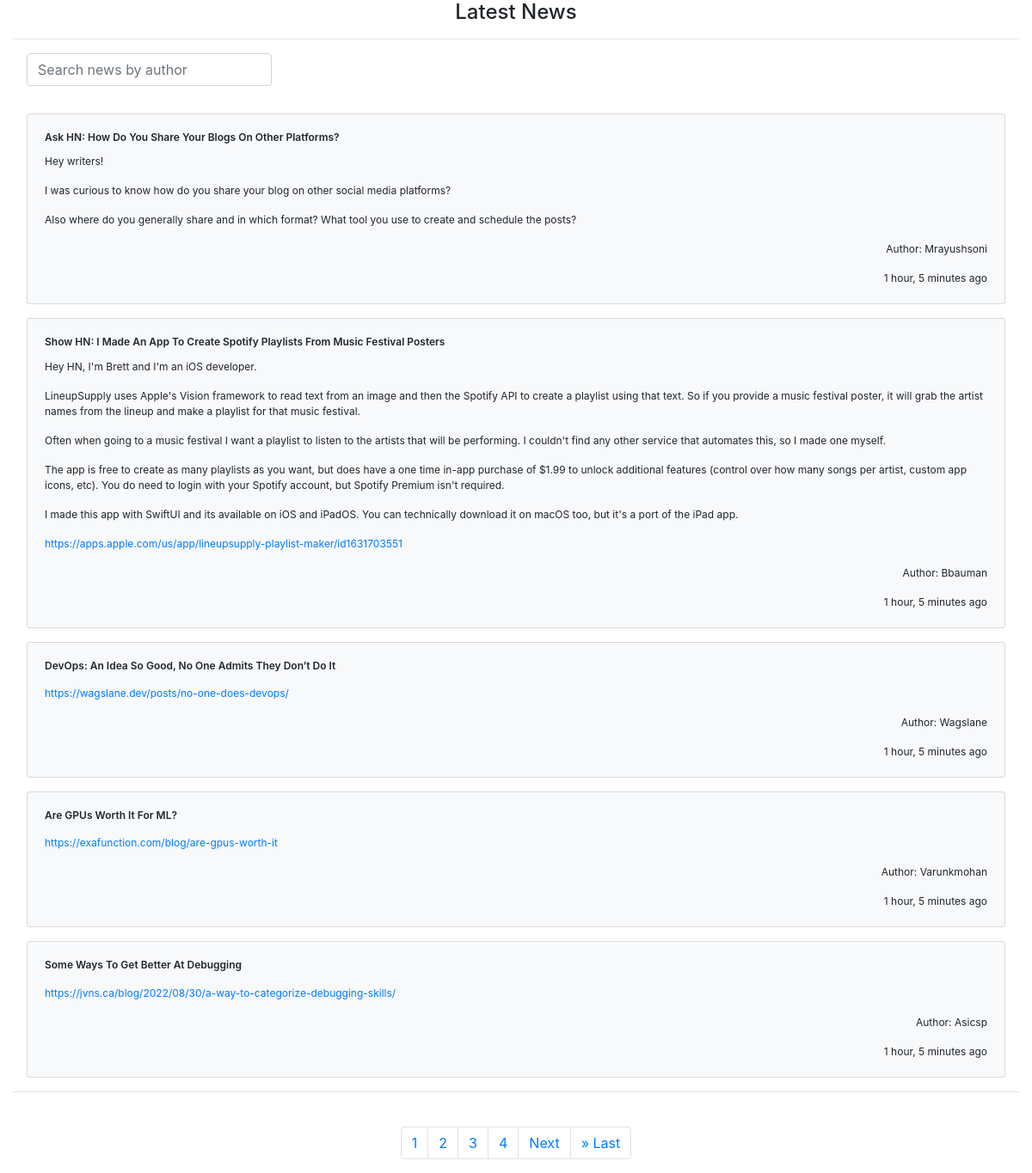
/api/v0/items/news/, run on an earlier commit of the app's database.
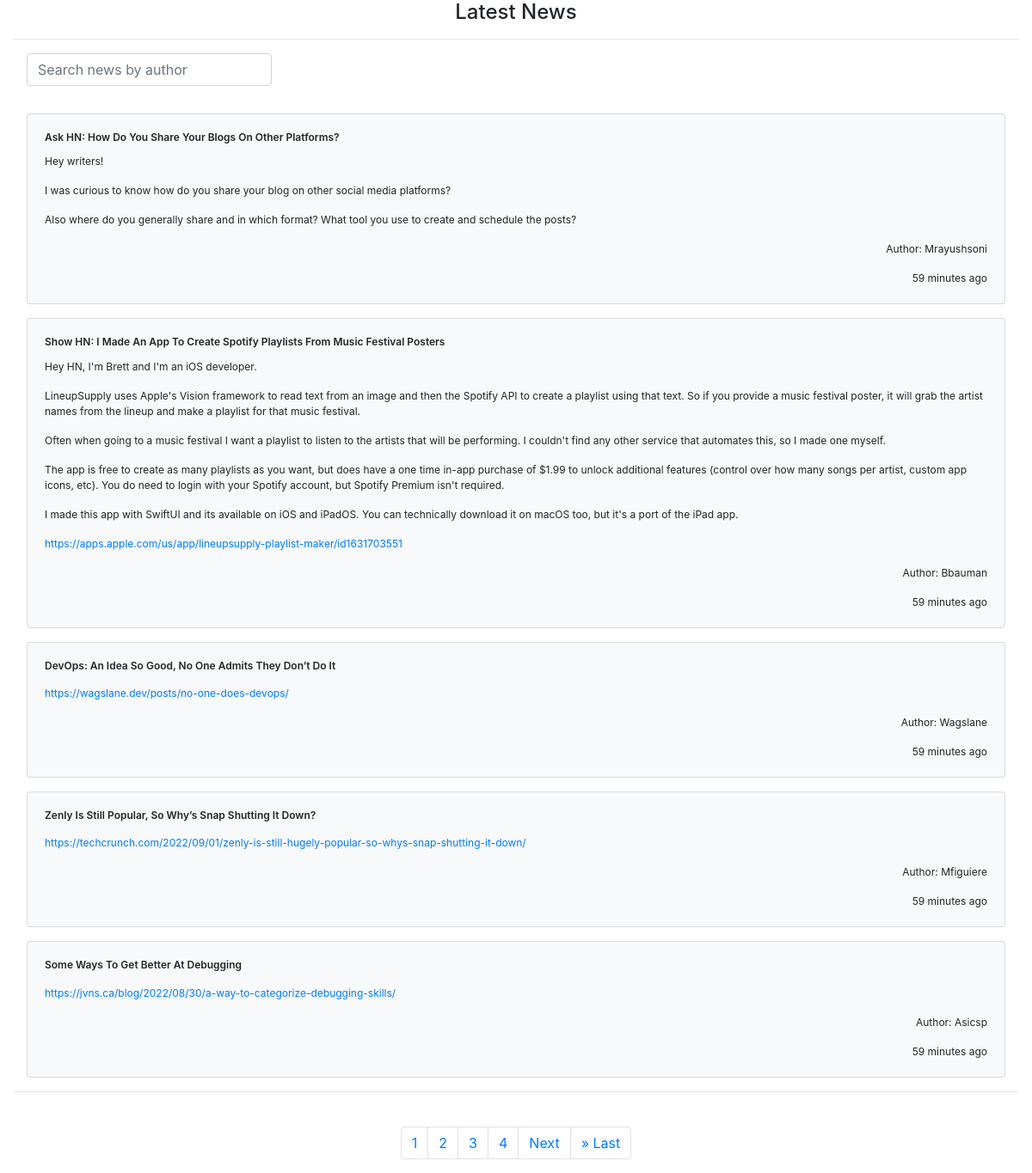
And on a later commit of the database.
### news/models.py (models this page shows, shortened)
class DemoNewsModel(models.Model):
    newsid = models.BigIntegerField(unique=True, primary_key=True)
    name = models.CharField(max_length=255, blank=True)
    relatedids = models.TextField(blank=True, null=True)
    score = models.IntegerField()
    title = models.CharField(max_length=255, blank=True)
    newstype = models.CharField(max_length=255, blank=True)
    descendants = models.IntegerField()
    text = models.TextField(blank=True, null=True)
    url = models.CharField(max_length=255, blank=True)
    created_at = models.DateTimeField(auto_now=True)
    class Meta:
        ordering = ['-created_at']

### news/views.py (the view)
# urls.py: path('news/', newsItemView, name='news'),
def newsItemView(request):
    q = request.GET.get('q') if request.GET.get('q') != None else ''
    news_list = DemoNewsModel.objects.filter(Q(name__icontains=q))[:20]
    p = Paginator(DemoNewsModel.objects.filter(Q(name__icontains=q))[:20], 5)
    page = request.GET.get('page')
    news = p.get_page(page)
    nums = "1" * news.paginator.num_pages
    return render(request, 'news/news.html', {'news': news, 'news_list':  news_list, "nums": nums})

### news/templates/news/news.html (shortened to what this page needs)
{% extends 'main.html' %} {% block content %}
<div class="container-fluid">
  <div class="row justify-content-center" style="height: 90vh">
    <div class="col">
      <h4 style="text-align: center; margin-bottom: 10px">Latest News</h4>
      <hr />
      <form action="{% url 'news' %}" class="d-flex m-3">
        <input
          class="form-control w-25 mb-3"
          type="search"
          name="q"
          placeholder="Search news by author"
          aria-label="Search"
        />
      </form>
      {% for news in news %}
      <div class="card m-3 bg-light">
        <div class="card-body">
          <h6
            class="card-title text-left"
            style="
              text-transform: capitalize;
              font-size: 12px;
              font-weight: 600;
            "
          >
            {{ news.title }}
          </h6>
          <p class="card-text text-justify" style="font-size: 12px">
            {{ news.text|safe }}
          </p>
          <p class="text-justify" style="font-size: 12px">
            <a href="{{ news.url }}">{{ news.url }}</a>
          </p>
          <p class="card-text text-right" style="font-size: 12px; text-transform: capitalize;">
            Author: {{ news.name }}
          </p>
          <p class="card-text text-right" style="font-size: 12px">
            {{ news.created_at|timesince }} ago
          </p>
        </div>
      </div>
      {% endfor %}
      <hr />
      <br />
      <nav aria-label="Page navigation example">
        <ul class="pagination justify-content-center">
           {% for i in nums %}
          <li class="page-item">
            <a href="?page={{ forloop.counter }}" class="page-link"
              >{{ forloop.counter }}</a
            >
          </li>
          {% endfor %} {% if news.has_next %}
          <li class="page-item">
            <a href="?page={{ news.next_page_number }}" class="page-link"
              >Next</a
            >
          </li>
          <li class="page-item">
            <a href="?page={{ news.paginator.num_pages }}" class="page-link"
              >&raquo; Last</a
            >
          </li>
          {% endif %}
        </ul>
      </nav>
    </div>
  </div>
</div>
{% endblock %}

### templates/main.html (shortened to what this page needs)
<!DOCTYPE html>
<html lang="en">
  <head>
    <link
      rel="stylesheet"
      href="https://cdn.jsdelivr.net/npm/bootstrap@4.6.2/dist/css/bootstrap.min.css"
    />
  </head>
  <body>
    {% block content %}
    {% endblock %}
  </body>
</html>

### news/templates/news/news.html (style rules this page uses)
p { font-size: 12px; }

What changed in the data, as far as the page shows it:
no longer on this page (row edited): DemoNewsModel: title "Are GPUs Worth It For ML?", url "https://exafunction.com/blog/are-gpus-worth-it", name "Varunkmohan", created_at "1 hour, 5 minutes"
changed DemoNewsModel "Ask HN: How Do You Share Your Blogs On Other Platforms?": created_at "1 hour, 5 minutes" → "59 minutes"
changed DemoNewsModel "Show HN: I Made An App To Create Spotify Playlists From Music Festival Posters": created_at "1 hour, 5 minutes" → "59 minutes"
changed DemoNewsModel "DevOps: An Idea So Good, No One Admits They Don’t Do It": created_at "1 hour, 5 minutes" → "59 minutes"
now on this page (row edited): DemoNewsModel: title "Zenly Is Still Popular, So Why’s Snap Shutting It Down?", url "https://techcrunch.com/2022/09/01/zenly-is-still-hugely-popular-so-whys-snap-shutting-it-down/", name "Mfiguiere", created_at "59 minutes"
changed DemoNewsModel "Some Ways To Get Better At Debugging": created_at "1 hour, 5 minutes" → "59 minutes"
